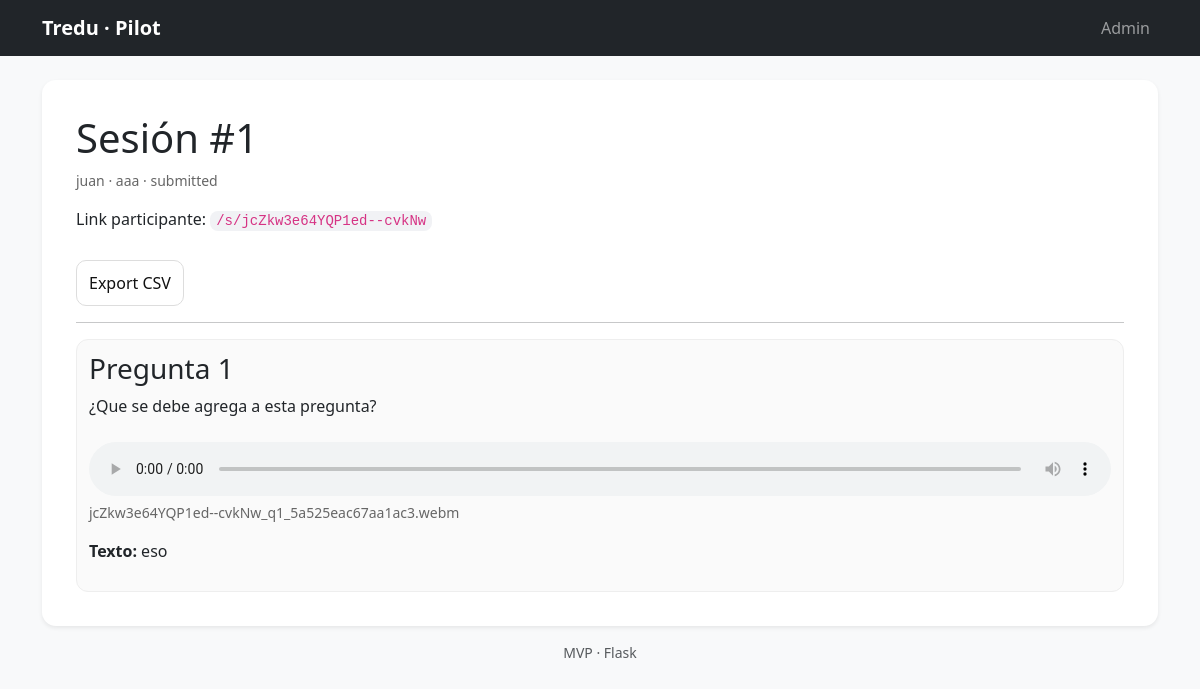
Before: /admin/sessions/1 with the older database file.
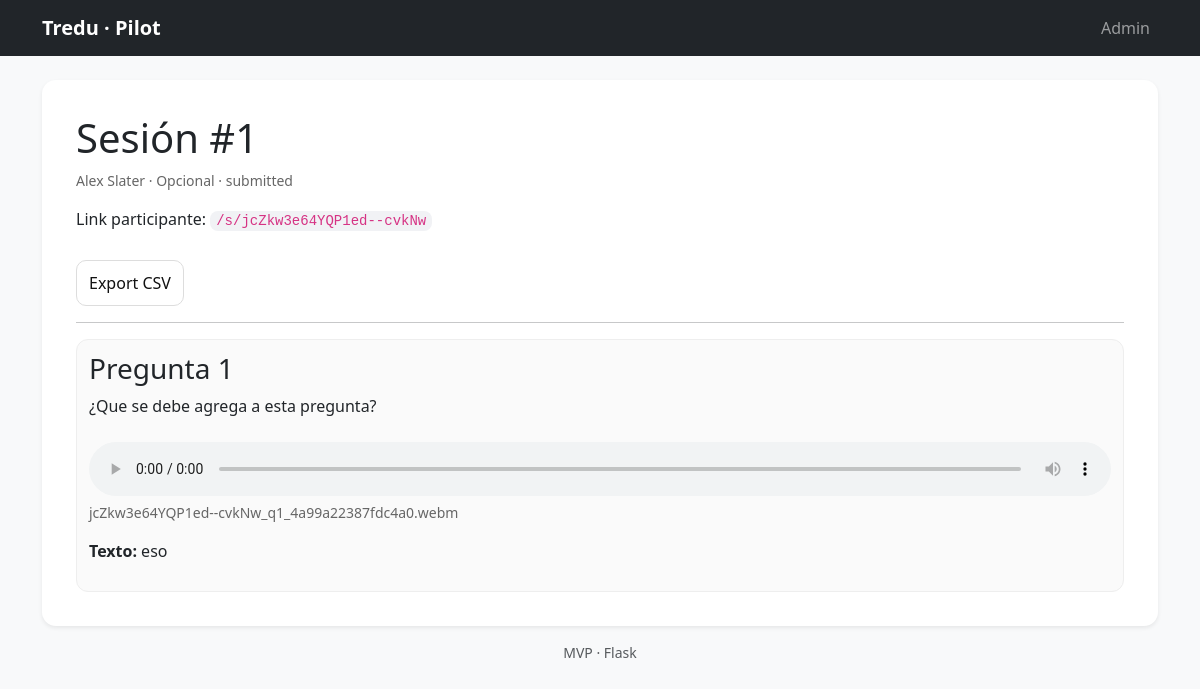
After: the same page with the newer database file.
### app/models.py (models this page shows)
class ParticipantSession(db.Model):
    id = db.Column(db.Integer, primary_key=True)
    interview_id = db.Column(db.Integer, db.ForeignKey("interview.id"), nullable=False)
    token = db.Column(db.String(64), unique=True, nullable=False, index=True)
    display_name = db.Column(db.String(140), nullable=True)
    org = db.Column(db.String(140), nullable=True)
    status = db.Column(db.String(20), default="started")  # started, in_progress, submitted
    started_at = db.Column(db.DateTime, default=datetime.utcnow)
    submitted_at = db.Column(db.DateTime, nullable=True)
    answers = db.relationship("Answer", backref="session", cascade="all, delete-orphan")

class Answer(db.Model):
    id = db.Column(db.Integer, primary_key=True)
    session_id = db.Column(db.Integer, db.ForeignKey("participant_session.id"), nullable=False)
    question_id = db.Column(db.Integer, db.ForeignKey("question.id"), nullable=False)
    audio_filename = db.Column(db.String(255), nullable=True)
    audio_mime = db.Column(db.String(80), nullable=True)
    audio_seconds = db.Column(db.Integer, nullable=True)
    text_answer = db.Column(db.Text, nullable=True)
    created_at = db.Column(db.DateTime, default=datetime.utcnow)
    question = db.relationship("Question")

class Question(db.Model):
    id = db.Column(db.Integer, primary_key=True)
    interview_id = db.Column(db.Integer, db.ForeignKey("interview.id"), nullable=False)
    order = db.Column(db.Integer, nullable=False)
    prompt = db.Column(db.Text, nullable=False)
    mode = db.Column(db.String(20), default="audio+text")  # audio | text | audio+text

### app/routes_admin.py (the view)
@bp_admin.get("/sessions/<int:session_id>")
def session_view(session_id):
    s = ParticipantSession.query.get_or_404(session_id)
    answers = (Answer.query
               .filter_by(session_id=s.id)
               .join(Answer.question)
               .order_by(Question.order.asc())
               .all())
    return render_template("admin/session_view.html", session=s, answers=answers)

### app/templates/admin/session_view.html
{% extends "base.html" %}
{% block content %}
<h1>Sesión #{{ session.id }}</h1>
<p class="muted">
  {{ session.display_name or "anónimo" }} · {{ session.org or "-" }} · {{ session.status }}
</p>
<p>
  Link participante: <code>/s/{{ session.token }}</code>
</p>
<a class="btn" href="{{ url_for('admin.session_export', session_id=session.id) }}">Export CSV</a>
<hr>
{% for a in answers %}
  <div class="box">
    <h3>Pregunta {{ a.question.order }}</h3>
    <p>{{ a.question.prompt }}</p>
    {% if a.audio_filename %}
      <audio controls src="{{ url_for('admin.serve_upload', filename=a.audio_filename) }}"></audio>
      <p class="muted">{{ a.audio_filename }}</p>
    {% else %}
      <p class="muted">Sin audio</p>
    {% endif %}
    {% if a.text_answer %}
      <p><b>Texto:</b> {{ a.text_answer }}</p>
    {% endif %}
  </div>
{% else %}
  <p class="muted">Sin respuestas aún.</p>
{% endfor %}
{% endblock %}

### app/templates/base.html (shortened to what this page needs)
<!doctype html>
<html lang="es">
<head>
  <link rel="stylesheet" href="https://cdn.jsdelivr.net/npm/bootstrap@5.3.2/dist/css/bootstrap.min.css">
  <link rel="stylesheet" href="{{ url_for('static', filename='styles.css') }}">
</head>
<body class="bg-light">
  <nav class="navbar navbar-expand-lg navbar-dark bg-dark">
    <div class="container">
      <a class="navbar-brand fw-semibold" href="{{ url_for('admin.dashboard') }}">Tredu · Pilot</a>
      <div class="navbar-nav ms-auto">
        <a class="nav-link" href="{{ url_for('admin.dashboard') }}">Admin</a>
      </div>
    </div>
  </nav>
  <div class="container py-4">
    <main class="card shadow-sm border-0">
      <div class="card-body">
        {% block content %}{% endblock %}
      </div>
    </main>
    <footer class="text-center text-muted small mt-3">MVP · Flask</footer>
  </div>
</body>
</html>

### app/static/styles.css (style rules this page uses)
:root { font-family: system-ui, -apple-system, Segoe UI, Roboto, Arial; }
body { margin:0; background:#f5f6f8; color:#111; }
.card { background:#fff; border-radius: 14px; padding: 18px; box-shadow: 0 6px 18px rgba(0,0,0,.06); }
h1 { margin: 0 0 8px; }
button, .btn { display:inline-block; margin-top: 12px; padding:10px 12px; border-radius: 10px; border:1px solid #ddd; background:#fff; cursor:pointer; text-decoration:none; color:#111; }
.muted { color:#666; font-size: 14px; }
.box { border: 1px solid #eee; border-radius: 12px; padding: 12px; margin-top: 12px; background: #fafafa; }
audio { width:100%; margin-top: 8px; }
code { background:#f1f2f5; padding: 2px 6px; border-radius: 8px; }

Changed rows visible on the page:
changed ParticipantSession "submitted": display_name "juan" → "Alex Slater"; org "aaa" → "Opcional"
changed Answer "eso": audio_filename "jcZkw3e64YQP1ed--cvkNw_q1_5a525eac67aa1ac3.webm" → "jcZkw3e64YQP1ed--cvkNw_q1_4a99a22387fdc4a0.webm"
